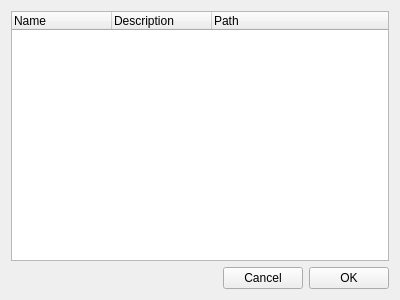
<?xml version="1.0" encoding="UTF-8"?>
<ui version="4.0">
 <class>APluginsWidget</class>
 <widget class="QWidget" name="APluginsWidget">
  <property name="geometry">
   <rect>
    <x>0</x>
    <y>0</y>
    <width>400</width>
    <height>300</height>
   </rect>
  </property>
  <property name="windowTitle">
   <string>ATEnvironment - Plugins</string>
  </property>
  <layout class="QVBoxLayout" name="verticalLayout">
   <item>
    <widget class="QTreeWidget" name="treePlugins">
     <column>
      <property name="text">
       <string>Name</string>
      </property>
     </column>
     <column>
      <property name="text">
       <string>Description</string>
      </property>
     </column>
     <column>
      <property name="text">
       <string>Path</string>
      </property>
     </column>
    </widget>
   </item>
   <item>
    <layout class="QHBoxLayout" name="horizontalLayout">
     <item>
      <spacer name="horizontalSpacer">
       <property name="orientation">
        <enum>Qt::Horizontal</enum>
       </property>
       <property name="sizeHint" stdset="0">
        <size>
         <width>40</width>
         <height>20</height>
        </size>
       </property>
      </spacer>
     </item>
     <item>
      <widget class="QPushButton" name="pushButton_2">
       <property name="text">
        <string>Cancel</string>
       </property>
      </widget>
     </item>
     <item>
      <widget class="QPushButton" name="pushButton">
       <property name="text">
        <string>OK</string>
       </property>
      </widget>
     </item>
    </layout>
   </item>
  </layout>
 </widget>
 <resources/>
 <connections/>
</ui>
